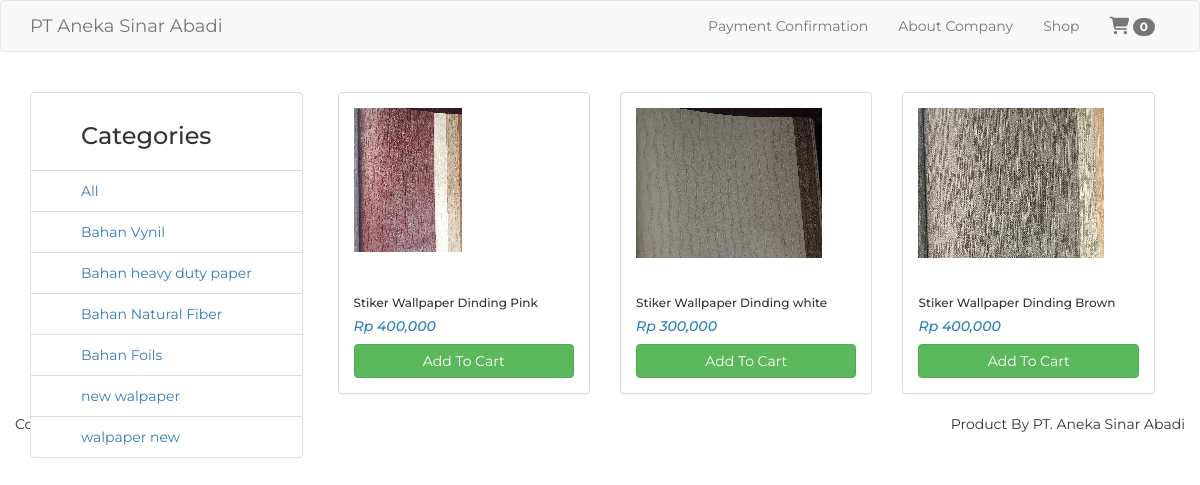
The page / on the database its author committed.
### tables this page shows
CREATE TABLE `category` (
  `id` int(11) NOT NULL,
  `name` varchar(255) NOT NULL,
  `description` text NOT NULL,
  `created_at` timestamp NOT NULL DEFAULT CURRENT_TIMESTAMP
);

CREATE TABLE `product` (
  `id` int(11) NOT NULL,
  `sku` varchar(40) NOT NULL,
  `name` varchar(255) NOT NULL,
  `brand` varchar(255) NOT NULL,
  `description` text NOT NULL,
  `retail_price` bigint(20) NOT NULL,
  `wholesale_price` bigint(20) NOT NULL,
  `buy_price` bigint(20) NOT NULL,
  `stock` int(11) NOT NULL,
  `active` tinyint(1) NOT NULL DEFAULT '0',
  `img` varchar(255) DEFAULT NULL,
  `created_at` timestamp NOT NULL DEFAULT CURRENT_TIMESTAMP,
  `category_id` int(11) NOT NULL,
  `supplier_id` int(11) NOT NULL
);

### application/core/MY_Controller.php (called while the page is built, shortened)
<?php
class MY_Controller extends CI_Controller {
	public function render_shop($view, $data=NULL) {
		$this->load->view('shop/layout', ['view' => $view, 'data' => $data]);
	}
}

### application/controllers/shop/Product.php (called while the page is built, shortened)
<?php
class Product extends MY_Controller {
	public function index() {
		$data['title'] = 'Product List';
		$data['categories'] = $this->m_category->get_all();
		$data['products'] = $this->m_product->get_where('product.active = 1');
		$this->render_shop('shop/products/index', $data);
	}
}

### index.php (called while the page is built, shortened)
<?php
require_once BASEPATH.'core/CodeIgniter.php';

### application/models/Category_model.php (called while the page is built, shortened)
<?php
class Category_model extends CI_Model {
	public function get_all() {
		$query = $this->db->get('category');
		if ($query->num_rows() > 0) {
			return $query->result();
		}
		return false;
	}
}

### application/models/Product_model.php (called while the page is built, shortened)
<?php
class Product_model extends MY_Model {
	private function get_general() {
		$this->db->select('product.*,
											 category.name AS category_name,
											 supplier.name AS supplier_name,
											 category.id AS category_id,
											 supplier.id AS supplier_id');
		$this->db->join('supplier', 'supplier.id = product.supplier_id', 'left');
		$this->db->join('category', 'category.id = product.category_id', 'left');
	}
	public function get_where($where, $limit = NULL) {
		$this->db->where($where);
		if ($limit) {
			$query = $this->db->get('product', $limit);
		} else {
			$query = $this->db->get('product');
		}
		if ($query->num_rows() > 1) {
			return $query->result();
		} else {
			return $query->row();
		}
		return false;
	}
}

### application/views/shop/products/index.php (the view, shortened to what this page needs)
<div class="row">
	<div class="col-md-3">
		<ul class="list-group category-box">
			<li class="list-group-item"><h3>Categories</h3></li>
			<li class="list-group-item">
				<a href="<?php echo site_url('shop') ?>">All</a>
			</li>
		  <?php foreach ($categories as $category): ?>
				<li class="list-group-item">
					<a href="<?php echo site_url('shop/category/'.$category->id) ?>"><?php echo $category->name ?></a>
				</li>
			<?php endforeach ?>
		</ul>
	</div>
	<div class="col-md-9">
		<?php if ($products): ?>
			<?php foreach ($products as $product): ?>
				<div class="col-sm-4 col-xs-6">
					<a href="<?php echo site_url('shop/product/detail/'.$product->id) ?>" class="product-link">
						<div class="panel panel-default">
						  <div class="panel-body product-box">
						  	<div class="product-box-img">
						    	<img src="<?php echo PRODUCT_IMG_BASE_URL.$product->img ?>" alt="<?php echo $product->name ?>" class="img-responsive">
						    </div>
						    <div class="product-box-info">
						    	<div class="product-box-info__content">
								    <h6><?php echo word_limiter($product->name, 10) ?></h6>
								    <h5 class="product-price">Rp <?php echo number_format($product->retail_price) ?></h5>
								    <?php echo form_open('shop/cart/add', ['class' => 'form-inline']); ?>
										  <button type="submit" class="btn btn-success btn-block">Add To Cart</button>
										<?php echo form_close(); ?>
							    </div>
						    </div>
						  </div>
						</div>
					</a>
				</div>
			<?php endforeach ?>
		<?php else: ?>
			<h1>No products found.</h1>
		<?php endif ?>
	</div>
</div>

### application/views/shop/layout.php (shortened to what this page needs)
<!DOCTYPE html>
<html lang="en">
<head>
	<link rel="stylesheet" href="<?php echo site_url('assets/css/bootstrap.min.css') ?>">
	<link rel="stylesheet" href="<?php echo site_url('assets/css/shop.css') ?>">
</head>
<body>
	<nav class="navbar navbar-default">
	  <div class="container">
	    <div class="navbar-header">
	      <a class="navbar-brand" href="<?php echo site_url('shop') ?>">PT Aneka Sinar Abadi</a>
	    </div>
	    <div class="collapse navbar-collapse" id="bs-example-navbar-collapse-1">
	      <ul class="nav navbar-nav navbar-right">
	        <li><a href="<?php echo site_url('payment-confirmation') ?>">Payment Confirmation</a></li>
	        <li><a href="<?php echo site_url('shop/about') ?>">About Company</a></li>
	        <li><a href="<?php echo site_url('shop') ?>">Shop</a></li>
	        <li><a href="<?php echo site_url('shop/cart') ?>"><i class="fa fa-shopping-cart fa-lg"></i> <span class="badge"><?php echo $this->cart->total_items(); ?></span></a></li>
	      </ul>
	    </div>
	  </div>
	</nav>
	<div class="container" style="padding-top: 20px;">
			  <?php $this->load->view($view, $data); ?>
	</div>
	<div class="footer-bottom">
			<div class="container">
				<div class="row">
					<p class="pull-left">Copyright © 2019. PT. Aneka Sinar Abadi</p>
					<p class="pull-right">Product By <span>PT. Aneka Sinar Abadi</span></p>
				</div>
			</div>
		</div>
</body>
</html>

### assets/css/shop.css (style rules this page uses)
html, body { font-family: 'Montserrat', sans-serif; }
body { padding-bottom: 20px; }
@media (min-width: 992px) { .category-box { position: fixed; } }
@media (min-width: 992px) { ul.category-box li { padding-left: 50px; padding-right: 50px; } }
.product-box-img { height: 150px; overflow: hidden; -webkit-transition: all .1s; transition: all .1s; }
.product-box-info { height: 120px; position: relative; }
.product-box-info>.product-box-info__content { position: absolute; width: 100%; bottom: 0; }
.product-price { color: #2980b9; font-style: italic; }
a.product-link { text-decoration: none; color: inherit; }
p { text-align: justify; }

### rows shown on the page
category: name "Bahan Vynil"
category: name "Bahan heavy duty paper"
category: name "Bahan Natural Fiber"
category: name "Bahan Foils"
category: name "new walpaper"
category: name "walpaper new"
product: img (picture), name "Stiker Wallpaper Dinding Pink", retail_price "400,000"
product: img (picture), name "Stiker Wallpaper Dinding white", retail_price "300,000"
product: img (picture), name "Stiker Wallpaper Dinding Brown", retail_price "400,000"

### other values the page prints
$this->cart->total_items() "0"
